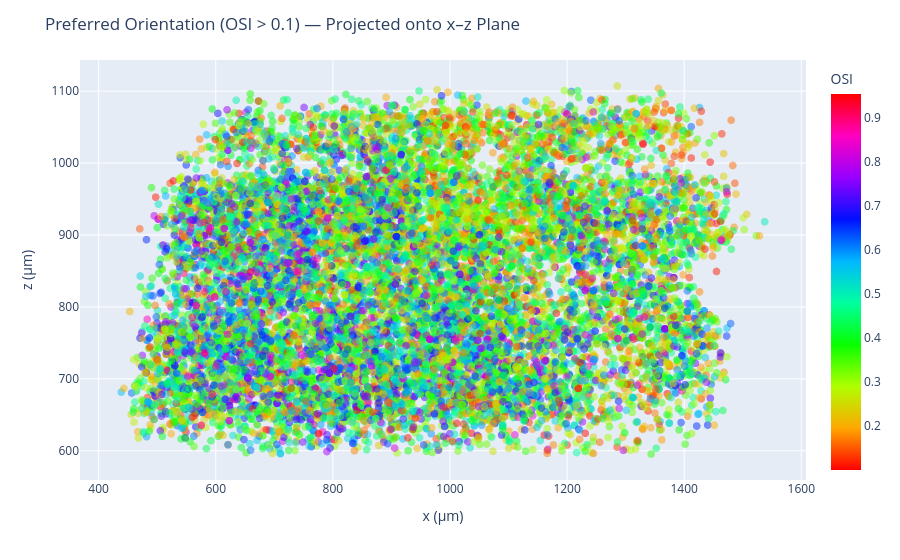

This figure's notebook cell:
### Code cell
#Now in 2d.

import plotly.express as px

# Filter for OSI > 0.7
OSI_thresh = .1
filtered_ori_df = digital_twin_coreg_df[digital_twin_coreg_df['OSI'] > OSI_thresh]

#for test, shuffle the pref_ori values
# filtered_ori_df['pref_ori'] = np.random.permutation(filtered_ori_df['pref_ori'].values)

# Create 2D scatter plot (collapse y-axis)
fig_ori_2d = px.scatter(
    filtered_ori_df,
    x='x_um',
    y='z_um',  # project onto x–z plane
    color='pref_ori',
    # color = 'OSI',
    color_continuous_scale='hsv',
    opacity=0.5
)

fig_ori_2d.update_traces(marker=dict(size=8))
fig_ori_2d.update_layout(
    xaxis_title='x (μm)',
    yaxis_title='z (μm)',
    title= f'Preferred Orientation (OSI > {OSI_thresh}) — Projected onto x–z Plane'
)
fig_ori_2d.show()

### Figure 1 — Plotly figure (JSON) as saved in the notebook; plotly's stock layout.template omitted (floating-point values rounded to 4 significant figures; data arrays with more than 128 entries replaced by an {"elided": "..."} marker saying what was removed)
{"data": [{"hovertemplate": "x_um=%{x}<br>z_um=%{y}<br>OSI=%{marker.color}<extra></extra>", "legendgroup": "", "marker": {"color": {"elided": "14878 float values"}, "coloraxis": "coloraxis", "opacity": 0.5, "size": 8, "symbol": "circle"}, "mode": "markers", "name": "", "showlegend": false, "type": "scattergl", "x": {"elided": "14878 float values"}, "xaxis": "x", "y": {"elided": "14878 float values"}, "yaxis": "y"}], "layout": {"coloraxis": {"colorbar": {"title": {"text": "OSI"}}, "colorscale": [[0, "#ff0000"], [0.1111, "#ffa700"], [0.2222, "#afff00"], [0.3333, "#08ff00"], [0.4444, "#00ff9f"], [0.5556, "#00b7ff"], [0.6667, "#0010ff"], [0.7778, "#9700ff"], [0.8889, "#ff00bf"], [1, "#ff0000"]]}, "legend": {"tracegroupgap": 0}, "margin": {"t": 60}, "title": {"text": "Preferred Orientation (OSI > 0.1) — Projected onto x–z Plane"}, "xaxis": {"anchor": "y", "domain": [0, 1], "title": {"text": "x (μm)"}}, "yaxis": {"anchor": "x", "domain": [0, 1], "title": {"text": "z (μm)"}}}}
